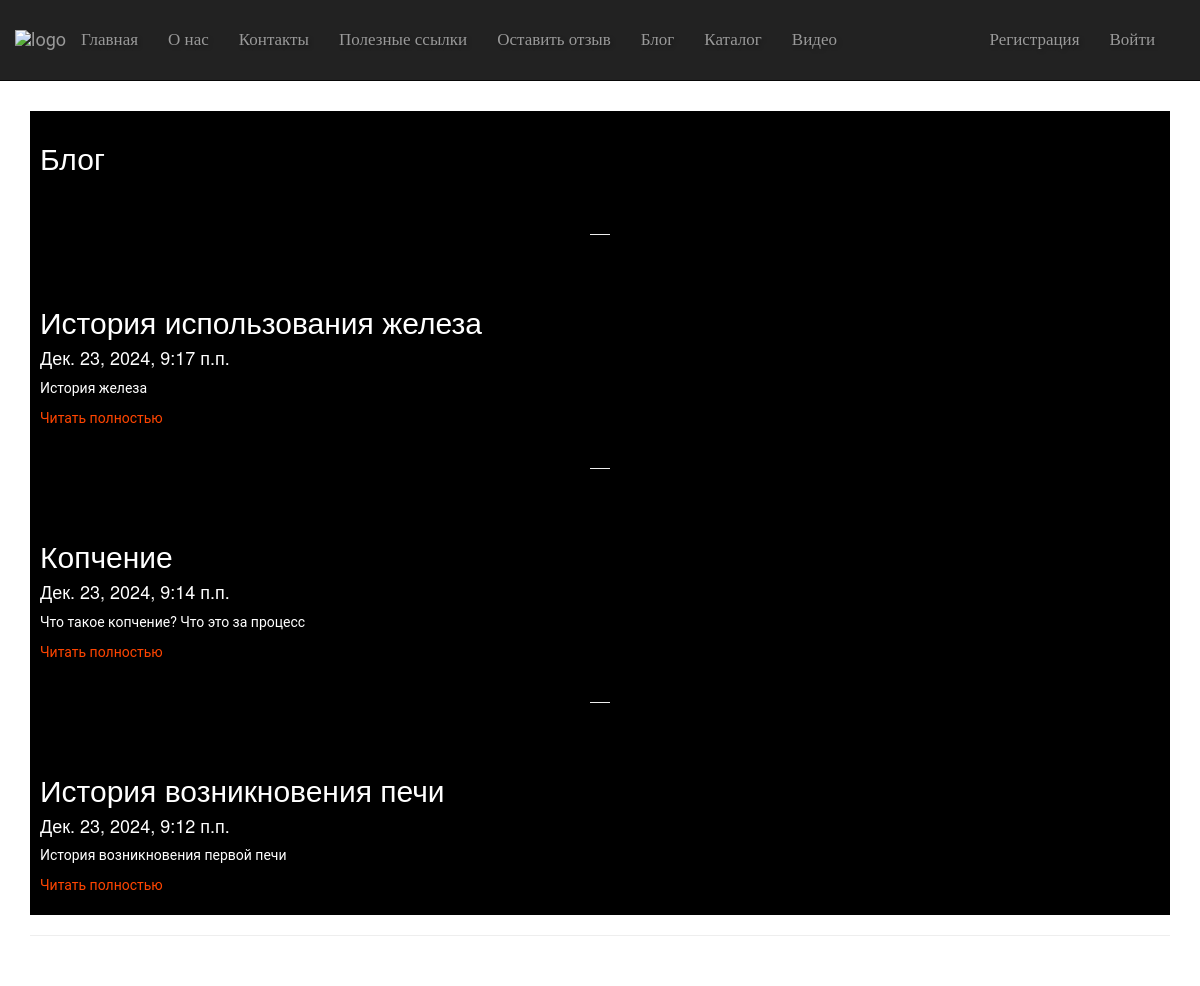
Screenshot of /blog/ with the database file from the repository.
### app/models.py (models this page shows, shortened)
class Blog(models. Model):
    title = models.CharField(max_length = 100, unique_for_date = "posted", verbose_name = "Заголовок")
    description = models.TextField(verbose_name = "Краткое содержание")
    content = models.TextField(verbose_name = "Полное содержание")
    posted = models.DateTimeField(default = datetime.now(), db_index = True, verbose_name = "Опубликована")
    author = models.ForeignKey(User, null=True, blank=True, on_delete = models.SET_NULL, verbose_name = "Автор")
    image = models.FileField(default = 'temp.jpg', verbose_name = "Путь к картинке")
    class Meta:
        db_table = "Posts" #имя таблицы для модели
        ordering = ["-posted"] #порядок сортировки данных в модели ("-" означает по убыванию)
        verbose_name = "статья блога" # имя, под которым модель будет отображаться в административном разделе (для одной статьи блога)
        verbose_name_plural = "статьи блога" # тоже для всех статей блога

### app/views.py (the view)
# urls.py: path('blog/', views.blog, name='blog'), #для веб-страницы со списком постов
def blog(request):
    assert isinstance(request, HttpRequest)
    posts = Blog.objects.all() # запрос на выбор всех статей блога из модели
    return render(
        request,
        'app/blog.html',
        {
            'title':'Блог',
            'posts': posts, # передача списка статей в шаблон веб-страницы
            'year':datetime.now().year,
        }
    )

### app/templates/app/blog.html
{% extends "app/layout.html" %}
{% block content %}
{% load static %}
<div class="container-blogpost">
    <h2>{{ title }}</h2>
    <br />
    {% for post in posts %}
    <hr />
    <div>
        <h2> {{post.title}} </h2>
        <h4> {{post.posted}} </h4>
        <p> {{post.description}} </p>
        <p><a href="{% url 'blogpost' parametr=post.id %}" class="back-link"> Читать полностью </a> </p>
    </div>
    {% endfor %}
</div>
{% endblock %}

### app/static/app/content/site.css (style rules this page uses)
body { padding-top: 80px; padding-bottom: 20px; margin: 0; padding: 0; font-family: 'Roboto', sans-serif; overflow-x: hidden; background-image: url('background.jpg'); background-repeat: no-repeat; background-size: cover; background-position: center; color: black; min-height: 100vh; }
:root { --autumn-orange: #D2691E; --autumn-brown: #8B4513; --autumn-yellow: #DAA520; --autumn-red: #B22222; --cream: #FFF8DC; }
body, html { margin: 0; padding: 0; font-family: 'Roboto', sans-serif; background-image: url('background.jpg'); color: black; overflow-x: hidden; }
.back-link { color: orangered; }
.container-blogpost { margin-top: 20px; color: white; background-color: black; height: auto; overflow: hidden; display: flex; flex-direction: column; }
.container-blogpost > * { padding: 10px; }

### rows the page displays
Blog: title "История использования железа", posted "Дек. 23, 2024, 9:17 п.п.", description "История железа"
Blog: title "Копчение", posted "Дек. 23, 2024, 9:14 п.п.", description "Что такое копчение? Что это за процесс"
Blog: title "История возникновения печи", posted "Дек. 23, 2024, 9:12 п.п.", description "История возникновения первой печи"

### other values shown
{{ title }} "Блог"
